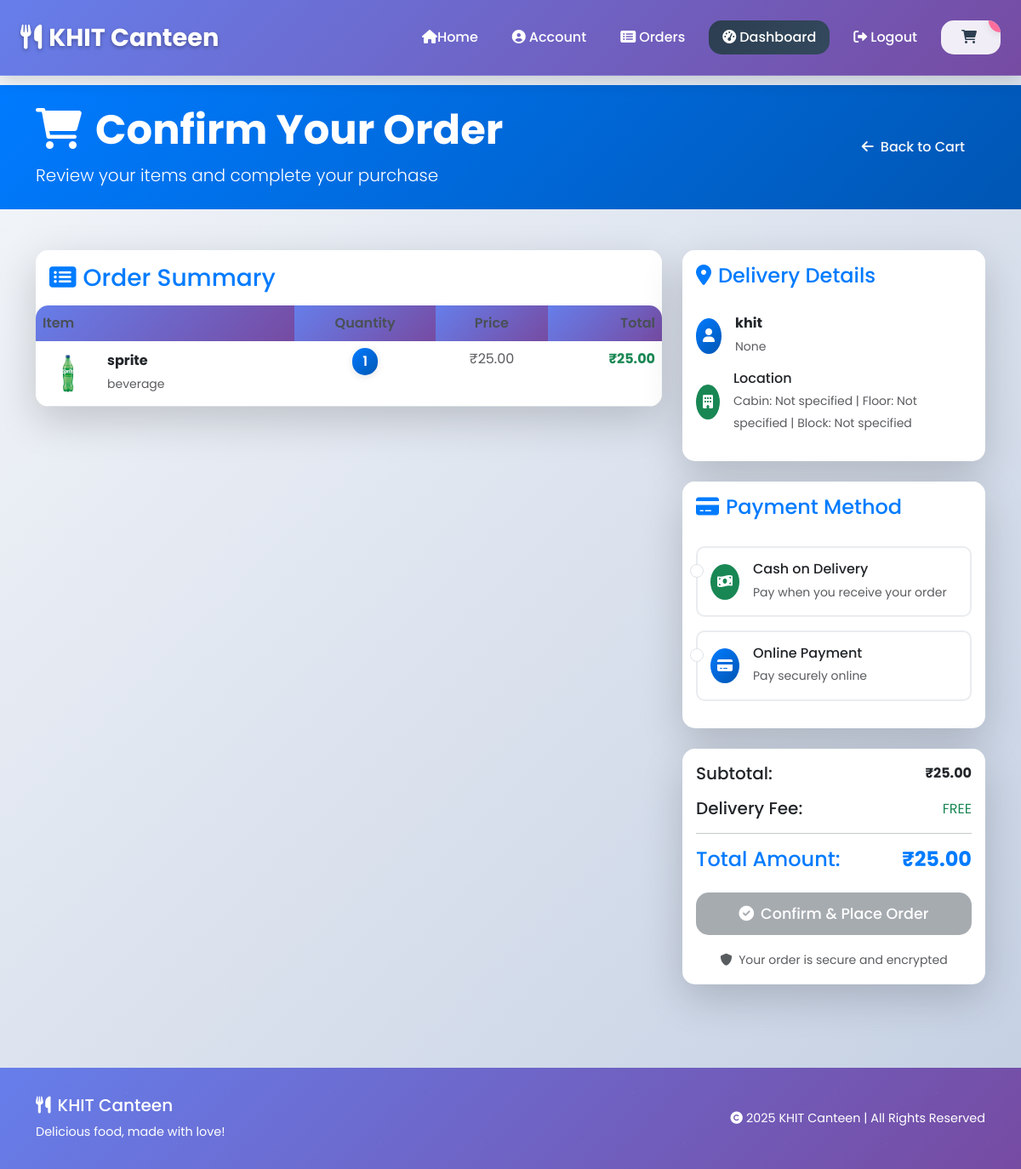
/confirm_order/ (signed in), run on the app's committed database.
### home/models.py (models this page shows, shortened)
class BaseModel(models.Model):#abstract base class for common fields // models	A module  //Model	A class inside that module
    uid = models.UUIDField(primary_key=True, default=uuid.uuid4, editable=False)
    created_at = models.DateTimeField(auto_now_add=True)#automatically sets the field to now when the object is created.
    updated_at = models.DateTimeField(auto_now=True)
    class Meta:  #not created as a table ,fields are inherited by other models
        abstract = True

class CartItem(BaseModel):
    cart=models.ForeignKey(Cart,on_delete=models.CASCADE,related_name='cart_items')
    food_items=models.ForeignKey(Item,on_delete=models.CASCADE)#Represents an item inside a specific cart.
    quantity = models.PositiveIntegerField(default=1, validators=[MinValueValidator(1)])
    def get_total_price(self):
        try:
            return self.food_items.price * self.quantity
        except:
            return 0

class Item(BaseModel):
    category=models.ForeignKey(ItemCategory,on_delete=models.CASCADE,related_name='items')
    item_name = models.CharField(max_length=100)
    price=models.DecimalField(max_digits=10, decimal_places=2, validators=[MinValueValidator(0.01)])
    images=models.ImageField(upload_to='items')
    is_available = models.BooleanField(default=True)

class ItemCategory(BaseModel):#Represents a category of items
    category_name = models.CharField(max_length=100, unique=True)

class Profile(models.Model):
    user = models.OneToOneField(User, on_delete=models.CASCADE)
    phone_number = models.CharField(max_length=15, blank=True, null=True)
    department = models.CharField(max_length=100, blank=True, null=True)
    cabin_no = models.CharField(max_length=10, blank=True, null=True)
    block_no = models.CharField(max_length=10, blank=True, null=True)
    floor_no = models.CharField(max_length=10, blank=True, null=True)

class Cart(BaseModel):
    user=models.ForeignKey(User,null=True,blank=True,on_delete=models.SET_NULL,related_name='carts')
    is_paid=models.BooleanField(default=False)# means the user has not checked out.
    status = models.CharField(
        max_length=20,
        choices=[('pending', 'Pending'),('accepted', 'Accepted'),('completed', 'Completed')],
        default='pending'
    )
    payment_method = models.CharField(
        max_length=20,
        choices=[('cod', 'Cash on Delivery'), ('online', 'Online Payment')],
        null=True,
        blank=True
    )
    def get_cart_total(self):
        try:
            return sum(item.get_total_price() for item in self.cart_items.all())
        except:
            return 0

### home/views.py (the view)
# urls.py: path('confirm_order/', confirm_order, name='confirm_order'),
@login_required(login_url='/login/')
def confirm_order(request):
    try:
        cart = Cart.objects.filter(user=request.user, is_paid=False).first()
        if not cart or not cart.cart_items.exists():
            messages.error(request, "Your cart is empty.")
            return redirect('cart')
        return render(request, 'confirm_order.html', {'cart': cart})
    except Exception as e:
        logger.error(f"Confirm order error: {e}")
        messages.error(request, "Error confirming order.")
        return redirect('cart')

### home/context_processors.py (called while the page is built)
def cart_count(request):
    if request.user.is_authenticated:
        try:
            cart = Cart.objects.filter(user=request.user, is_paid=False).first()
            if cart:
                count = cart.cart_items.aggregate(total=Sum('quantity'))['total'] or 0
                return {'cart_count': count}
            return {'cart_count': 0}
        except:
            return {'cart_count': 0}
    return {'cart_count': 0}

### home/templates/confirm_order.html (shortened to what this page needs)
{% extends 'base.html'%}
{%load static%}
{%block start%}
<div class="container-fluid bg-primary text-white py-4">
    <div class="container">
        <div class="row align-items-center">
            <div class="col-md-8">
                <h1 class="display-5 fw-bold mb-2">
                    <i class="fas fa-shopping-cart me-3"></i>Confirm Your Order
                </h1>
                <p class="lead mb-0">Review your items and complete your purchase</p>
            </div>
            <div class="col-md-4 text-end">
                <a href="{% url 'cart' %}" class="btn btn-outline-light">
                    <i class="fas fa-arrow-left me-2"></i>Back to Cart
                </a>
            </div>
        </div>
    </div>
</div>
<div class="container my-5">
    <div class="row">
        <div class="col-lg-8">
            <div class="card shadow-lg border-0 mb-4">
                <div class="card-header bg-white border-0 py-3">
                    <h3 class="card-title mb-0 text-primary">
                        <i class="fas fa-list-alt me-2"></i>Order Summary
                    </h3>
                </div>
                <div class="card-body p-0">
                    {% if cart and cart.cart_items.all %}
                        <div class="table-responsive">
                            <table class="table table-hover mb-0">
                                <thead class="table-light">
                                    <tr>
                                        <th class="border-0">Item</th>
                                        <th class="border-0 text-center">Quantity</th>
                                        <th class="border-0 text-center">Price</th>
                                        <th class="border-0 text-end">Total</th>
                                    </tr>
                                </thead>
                                <tbody>
                                    {% for item in cart.cart_items.all %}
                                    <tr>
                                        <td>
                                            <div class="d-flex align-items-center">
                                                <div class="me-3">
    <img src="{{item.food_items.images.url}}"
                                                         class="rounded"
                                                         style="height:60px;width:60px;object-fit:cover;"
         onerror="this.onerror=null;this.src='/static/default-image.jpg';">
                                                </div>
                                                <div>
                                                    <h6 class="mb-1 fw-bold">{{ item.food_items.item_name }}</h6>
                                                    <small class="text-muted">{{ item.food_items.category.category_name }}</small>
                                                </div>
                                            </div>
                                        </td>
                                        <td class="text-center">
                                            <span class="badge bg-primary fs-6">{{ item.quantity }}</span>
                                        </td>
                                        <td class="text-center">
                                            <span class="text-muted">₹{{ item.food_items.price }}</span>
                                        </td>
                                        <td class="text-end">
                                            <span class="fw-bold text-success">₹{{ item.get_total_price }}</span>
                                        </td>
                                    </tr>
    {% endfor %}
                                </tbody>
                            </table>
                        </div>
                    {% else %}
                        <div class="text-center py-5">
                            <i class="fas fa-shopping-cart fa-3x text-muted mb-3"></i>
                            <h5 class="text-muted">Your cart is empty</h5>
                            <a href="{% url 'home' %}" class="btn btn-primary">Continue Shopping</a>
                        </div>
                    {% endif %}
                </div>
            </div>
        </div>
        <div class="col-lg-4">
            <div class="card shadow-lg border-0 mb-4">
                <div class="card-header bg-white border-0 py-3">
                    <h4 class="card-title mb-0 text-primary">
                        <i class="fas fa-map-marker-alt me-2"></i>Delivery Details
                    </h4>
                </div>
                <div class="card-body">
                    <div class="d-flex align-items-center mb-3">
                        <div class="bg-primary rounded-circle p-2 me-3">
                            <i class="fas fa-user text-white"></i>
                        </div>
                        <div>
                            <h6 class="mb-1 fw-bold">{{ user.username }}</h6>
                            <small class="text-muted">{{ user.profile.department }}</small>
                        </div>
                    </div>
                    <div class="d-flex align-items-center mb-3">
                        <div class="bg-success rounded-circle p-2 me-3">
                            <i class="fas fa-building text-white"></i>
                        </div>
                        <div>
                            <h6 class="mb-1">Location</h6>
                            <small class="text-muted">
                                Cabin: {{ user.profile.cabin_no|default:"Not specified" }} |
                                Floor: {{ user.profile.floor_no|default:"Not specified" }} |
                                Block: {{ user.profile.block_no|default:"Not specified" }}
                            </small>
                        </div>
                    </div>
                </div>
            </div>
            <div class="card shadow-lg border-0 mb-4">
                <div class="card-header bg-white border-0 py-3">
                    <h4 class="card-title mb-0 text-primary">
                        <i class="fas fa-credit-card me-2"></i>Payment Method
                    </h4>
                </div>
                <div class="card-body">
                    <form method="post" action="{% url 'finalize_order' %}" id="paymentForm">
                        <div class="mb-3">
                            <div class="form-check payment-option mb-3">
                                <input class="form-check-input" type="radio" name="payment_method" value="cod" id="cod" required>
                                <label class="form-check-label d-flex align-items-center" for="cod">
                                    <div class="bg-success rounded-circle p-2 me-3">
                                        <i class="fas fa-money-bill-wave text-white"></i>
                                    </div>
                                    <div>
                                        <h6 class="mb-1">Cash on Delivery</h6>
                                        <small class="text-muted">Pay when you receive your order</small>
                                    </div>
                                </label>
                            </div>
                            <div class="form-check payment-option">
                                <input class="form-check-input" type="radio" name="payment_method" value="online" id="online" required>
                                <label class="form-check-label d-flex align-items-center" for="online">
                                    <div class="bg-primary rounded-circle p-2 me-3">
                                        <i class="fas fa-credit-card text-white"></i>
                                    </div>
                                    <div>
                                        <h6 class="mb-1">Online Payment</h6>
                                        <small class="text-muted">Pay securely online</small>
                                    </div>
                                </label>
                            </div>
                        </div>
                    </form>
                </div>
            </div>
            <div class="card shadow-lg border-0">
                <div class="card-body">
                    <div class="d-flex justify-content-between align-items-center mb-3">
                        <h5 class="mb-0">Subtotal:</h5>
                        <span class="fw-bold">₹{{ cart.get_cart_total|floatformat:2 }}</span>
                    </div>
                    <div class="d-flex justify-content-between align-items-center mb-3">
                        <h5 class="mb-0">Delivery Fee:</h5>
                        <span class="text-success">FREE</span>
                    </div>
                    <hr>
                    <div class="d-flex justify-content-between align-items-center mb-4">
                        <h4 class="mb-0 text-primary">Total Amount:</h4>
                        <h4 class="mb-0 text-primary fw-bold">₹{{ cart.get_cart_total|floatformat:2 }}</h4>
                    </div>
                    <button type="submit" form="paymentForm" class="btn btn-primary btn-lg w-100 mb-3" id="placeOrderBtn" disabled>
                        <i class="fas fa-check-circle me-2"></i>Confirm & Place Order
                    </button>
                    <div class="text-center">
                        <small class="text-muted">
                            <i class="fas fa-shield-alt me-1"></i>
                            Your order is secure and encrypted
                        </small>
                    </div>
                </div>
            </div>
        </div>
    </div>
</div>
{%endblock%}

### home/templates/base.html (style rules this page uses)
:root { --primary-color: #667eea; --secondary-color: #764ba2; --accent-color: #f093fb; --success-color: #4facfe; --warning-color: #43e97b; --danger-color: #fa709a; --dark-color: #2c3e50; --light-color: #ecf0f1; --white-color: #ffffff; --shadow-light: 0 2px 10px rgba(0, 0, 0, 0.1); --shadow-medium: 0 5px 20px rgba(0, 0, 0, 0.15); --shadow-heavy: 0 10px 30px rgba(0, 0, 0, 0.2); --border-radius: 15px; --transition: all 0.3s cubic-bezier(0.4, 0, 0.2, 1); }
* { margin: 0; padding: 0; box-sizing: border-box; }
body { font-family: 'Poppins', sans-serif; background: linear-gradient(135deg, #f5f7fa 0%, #c3cfe2 100%); min-height: 100vh; color: var(--dark-color); line-height: 1.6; }
.btn { border-radius: var(--border-radius); font-weight: 500; padding: 0.5rem 1.5rem; transition: var(--transition); border: none; position: relative; overflow: hidden; }
.btn::before { content: ''; position: absolute; top: 0; left: -100%; width: 100%; height: 100%; background: linear-gradient(90deg, transparent, rgba(255, 255, 255, 0.2), transparent); transition: var(--transition); }
.badge { font-size: 0.75rem; font-weight: 600; padding: 0.35rem 0.6rem; border-radius: 20px; box-shadow: var(--shadow-light); }
.card { border-radius: var(--border-radius); border: none; box-shadow: var(--shadow-light); transition: var(--transition); overflow: hidden; }
.table { border-radius: var(--border-radius); overflow: hidden; box-shadow: var(--shadow-light); }
.table th { background: linear-gradient(135deg, var(--primary-color), var(--secondary-color)); color: var(--white-color); font-weight: 600; border: none; }

### home/templates/confirm_order.html (style rules this page uses)
.payment-option { border: 2px solid #e9ecef; border-radius: 10px; padding: 15px; transition: all 0.3s ease; cursor: pointer; }
.card { border-radius: 15px; overflow: hidden; }
.table th { font-weight: 600; color: #495057; }
.badge { padding: 8px 12px; }
.btn-lg { padding: 12px 24px; font-size: 1.1rem; }
.bg-primary { background: linear-gradient(135deg, #007bff, #0056b3) !important; }
.text-primary { color: #007bff !important; }
.shadow-lg { box-shadow: 0 1rem 3rem rgba(0,0,0,.175) !important; }
.btn:disabled { opacity: 0.6; cursor: not-allowed; transform: none !important; }

### data on the page
CartItem: food_items.images (picture), food_items.item_name "sprite", food_items.category.category_name "beverage", quantity "1", food_items.price "25.00", get_total_price "25.00"
Cart: get_cart_total "25.00"

### other printed values
{{ user.username }} "khit"
{{ user.profile.department }} "None"
{{ user.profile.cabin_no|default:"Not specified" }} "Not specified"
{{ user.profile.floor_no|default:"Not specified" }} "Not specified"
{{ user.profile.block_no|default:"Not specified" }} "Not specified"
